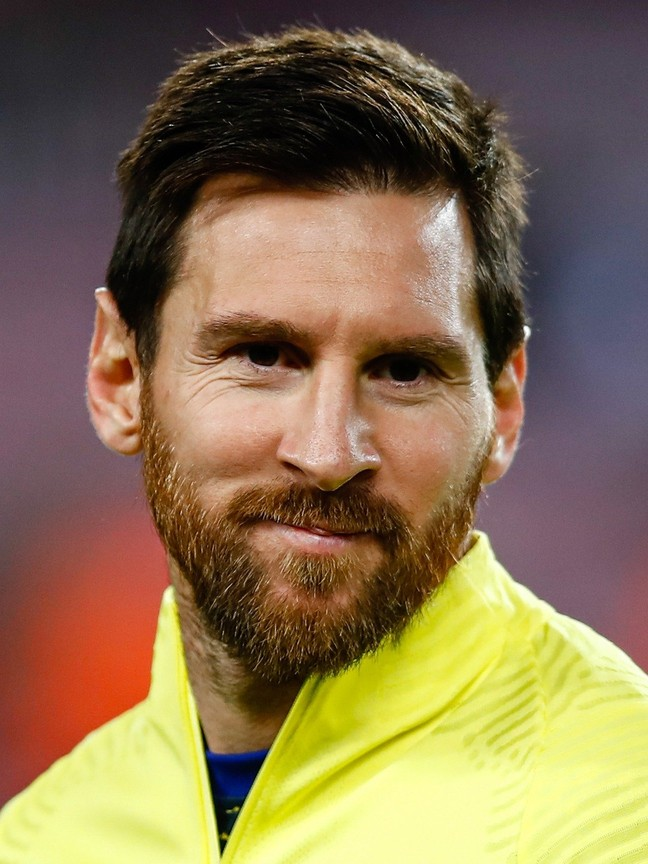
#> input picture Plot_Image/messi.png, 648 x 864 px
$ python crop_image.py
#> lines starting #> are read from the running program, lines starting #| are printed output that depends on the picture
import cv2

# Load the image
image_path = "messi.png"
image = cv2.imread(image_path)
#> image is the input picture: shape (864, 648, 3); mean B, G, R 81.1, 114.9, 137

# Define the coordinates of the region you want to crop
# Format: (startY:endY, startX:endX)
y1, y2, x1, x2 = 50, 250, 100, 300

# Crop the image
cropped_image = image[y1:y2, x1:x2]
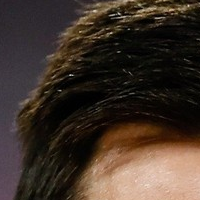
#> cropped_image: shape (200, 200, 3); mean B, G, R 41, 50.5, 63.8

# Extract the Red channel
# OpenCV represents images in BGR format (not RGB)
# Blue: blue_channel = image[:, :, 0]
# Green: green_channel = image[:, :, 1]
# Red: red_channel = image[:, :, 2]
red_channel = cropped_image[:, :, 2]
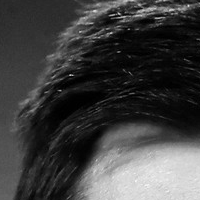
#> red_channel: shape (200, 200); min 0, max 247, mean 63.8

# If you want to visualize it as a red image (with green and blue channels set to zero)
red_colored_image = cropped_image.copy()
red_colored_image[:, :, 0] = 0  # Set blue channel to 0
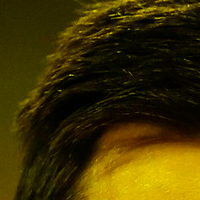
#> red_colored_image: shape (200, 200, 3); mean B, G, R 0, 50.5, 63.8
red_colored_image[:, :, 1] = 0  # Set green channel to 0
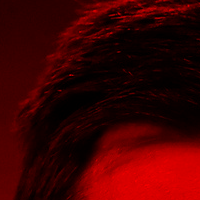
#> red_colored_image: shape (200, 200, 3); mean B, G, R 0, 0, 63.8
red_colored_image[:, :, 2] = red_channel  # Set red channel


# Save the cropped image
# cv2.imwrite("cropped_image.jpg", cropped_image)

# Optionally, display the cropped image
cv2.imshow("Cropped Image", cropped_image)
cv2.imshow("Cropped Red Image", red_colored_image)
cv2.waitKey(0)
cv2.destroyAllWindows()

$ run again, with Plot_Image/lionel.png copied over Plot_Image/messi.png
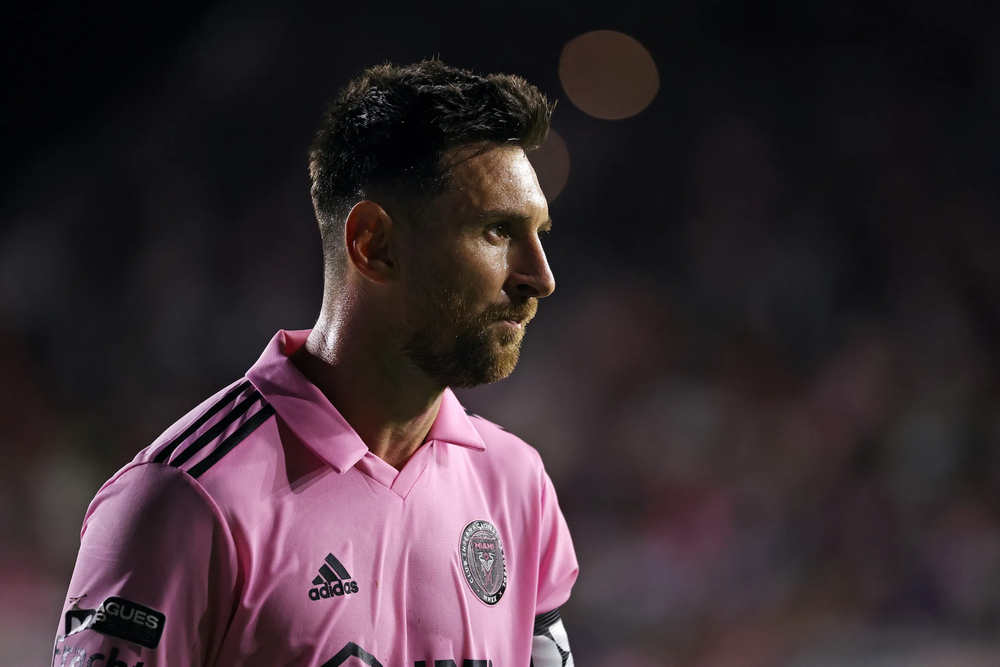
#> input picture Plot_Image/lionel.png, 1000 x 667 px, shrunk from 2560 x 1707 before the run
#> image is the input picture: shape (667, 1000, 3); mean B, G, R 49.6, 43.7, 56.9
#> `red_channel = cropped_image[:, :, 2]`:
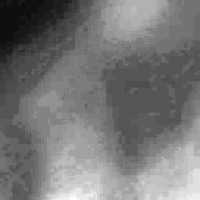
#> red_channel: shape (200, 200); min 0, max 33, mean 15.3; drawn with min black and max white
#> `red_colored_image[:, :, 1] = 0`:
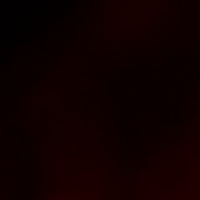
#> red_colored_image: shape (200, 200, 3); mean B, G, R 0, 0, 15.3
